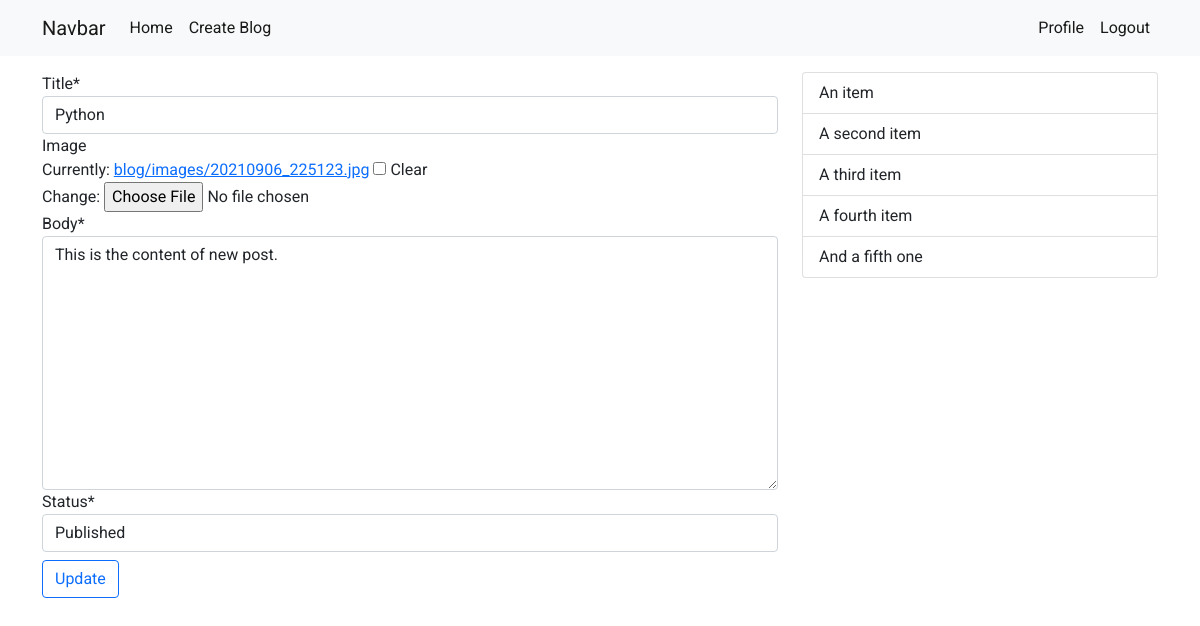
/blog/python/update/ (signed in), run on the app's committed database.
### blog/models.py (models this page shows, shortened)
class Blog(models.Model):
    STATUS_CHOICES = (
        ('draft', 'Draft'),
        ('published', 'Published'),
    )
    title = models.CharField(max_length=250)
    slug = models.SlugField(max_length=250,
                            unique_for_date='publish')
    author = models.ForeignKey(User,
                               related_name='blog_posts',  on_delete=models.CASCADE)
    body = models.TextField()
    publish = models.DateTimeField(default=timezone.now)
    created = models.DateTimeField(auto_now_add=True)
    updated = models.DateTimeField(auto_now=True)
    image = models.ImageField(upload_to='blog/images/', null=True, blank=True)
    status = models.CharField(max_length=10,
                              choices=STATUS_CHOICES,
                              default='draft')
    class Meta:
        ordering = ('-publish',)

### blog/views.py (the view, shortened to what this page needs)
class PostUpdateView(LoginRequiredMixin, UserPassesTestMixin, generic.UpdateView):
    template_name = "blog/post_update.html"
    model = Blog
    fields = [
        'title',
        'image',
        'body',
        'status'
    ]
    def test_func(self):
        blog = self.get_object()
        if self.request.user == blog.author:
            return True
        return False

### blog/templates/blog/post_update.html (shortened to what this page needs)
{% extends 'base.html' %}
{% load crispy_forms_tags %}
{% block content %}
    <form action="" method="POST" enctype="multipart/form-data">
        {{ form|crispy }}
        <button class="btn btn-outline-primary mt-2">Update</button>
    </form>
{% endblock content %}

### static/css/main.css (style rules this page uses)
body { font-family: "Roboto", sans-serif; }

### data on the page
Blog: title "Python", body "This is the content of new post.", status "Published"
